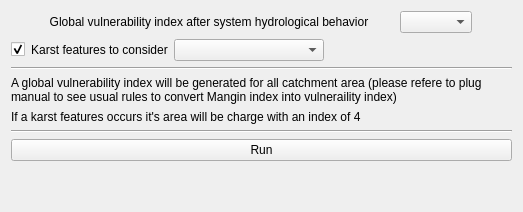
      <widget class="QWidget" name="tab_Carte_Ka">
       <attribute name="title">
        <string>Ka Factor</string>
       </attribute>
       <layout class="QVBoxLayout" name="verticalLayout_9">
        <item>
         <layout class="QVBoxLayout" name="verticalLayout_8">
          <item>
           <layout class="QHBoxLayout" name="horizontalLayout_10">
            <item>
             <spacer name="horizontalSpacer_16">
              <property name="orientation">
               <enum>Qt::Horizontal</enum>
              </property>
              <property name="sizeType">
               <enum>QSizePolicy::Fixed</enum>
              </property>
              <property name="sizeHint" stdset="0">
               <size>
                <width>13</width>
                <height>20</height>
               </size>
              </property>
             </spacer>
            </item>
            <item>
             <widget class="QLabel" name="label_KARSTIFICATION">
              <property name="minimumSize">
               <size>
                <width>370</width>
                <height>0</height>
               </size>
              </property>
              <property name="maximumSize">
               <size>
                <width>16777215</width>
                <height>16777215</height>
               </size>
              </property>
              <property name="font">
               <font>
                <weight>50</weight>
                <bold>false</bold>
               </font>
              </property>
              <property name="text">
               <string>Global vulnerability index after system hydrological behavior</string>
              </property>
              <property name="alignment">
               <set>Qt::AlignCenter</set>
              </property>
             </widget>
            </item>
            <item>
             <widget class="QComboBox" name="comboBox_MANGIN"/>
            </item>
            <item>
             <spacer name="horizontalSpacer_10">
              <property name="orientation">
               <enum>Qt::Horizontal</enum>
              </property>
              <property name="sizeHint" stdset="0">
               <size>
                <width>40</width>
                <height>20</height>
               </size>
              </property>
             </spacer>
            </item>
           </layout>
          </item>
          <item>
           <layout class="QHBoxLayout" name="horizontalLayout_3">
            <item>
             <widget class="QCheckBox" name="checkBox_KARST_FEATURES">
              <property name="text">
               <string/>
              </property>
              <property name="checked">
               <bool>true</bool>
              </property>
             </widget>
            </item>
            <item>
             <widget class="QLabel" name="label_KARST_FEATURES">
              <property name="minimumSize">
               <size>
                <width>100</width>
                <height>0</height>
               </size>
              </property>
              <property name="font">
               <font>
                <weight>50</weight>
                <bold>false</bold>
               </font>
              </property>
              <property name="text">
               <string>Karst features to consider</string>
              </property>
              <property name="alignment">
               <set>Qt::AlignCenter</set>
              </property>
             </widget>
            </item>
            <item>
             <widget class="QgsMapLayerComboBox" name="mMapLayerComboBox_KARST_FEATURES">
              <property name="minimumSize">
               <size>
                <width>150</width>
                <height>0</height>
               </size>
              </property>
             </widget>
            </item>
            <item>
             <spacer name="horizontalSpacer_3">
              <property name="orientation">
               <enum>Qt::Horizontal</enum>
              </property>
              <property name="sizeHint" stdset="0">
               <size>
                <width>40</width>
                <height>20</height>
               </size>
              </property>
             </spacer>
            </item>
           </layout>
          </item>
          <item>
           <widget class="Line" name="line_6">
            <property name="orientation">
             <enum>Qt::Horizontal</enum>
            </property>
           </widget>
          </item>
          <item>
           <widget class="QLabel" name="label_15">
            <property name="font">
             <font>
              <weight>50</weight>
              <bold>false</bold>
             </font>
            </property>
            <property name="text">
             <string>A global vulnerability index will be generated for all catchment area (please refere to plug manual to see usual rules to convert Mangin index into vulneraility index)</string>
            </property>
            <property name="wordWrap">
             <bool>true</bool>
            </property>
           </widget>
          </item>
          <item>
           <widget class="QLabel" name="label_21">
            <property name="font">
             <font>
              <weight>50</weight>
              <bold>false</bold>
             </font>
            </property>
            <property name="text">
             <string>If a karst features occurs it's area will be charge with an index of 4</string>
            </property>
           </widget>
          </item>
          <item>
           <widget class="Line" name="line_7">
            <property name="orientation">
             <enum>Qt::Horizontal</enum>
            </property>
           </widget>
          </item>
          <item>
           <widget class="QPushButton" name="pushButton_lancerCarteKa">
            <property name="text">
             <string>Run</string>
            </property>
           </widget>
          </item>
         </layout>
        </item>
        <item>
         <spacer name="verticalSpacer_5">
          <property name="orientation">
           <enum>Qt::Vertical</enum>
          </property>
          <property name="sizeHint" stdset="0">
           <size>
            <width>20</width>
            <height>40</height>
           </size>
          </property>
         </spacer>
        </item>
       </layout>
      </widget>
